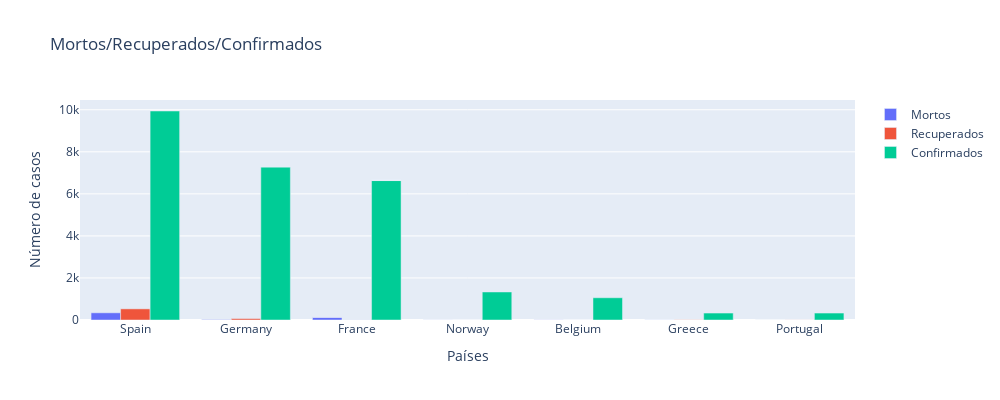

This figure's notebook cell:
### Code cell
europa = [ 'France', 'Germany', 'Spain', 'Belgium', 'Norway','Greece',  'Portugal']
temp=full_table.loc[full_table.Date == full_table.Date.max()]
temp=temp.reset_index()
temp=temp.loc[temp['Country/Region'].isin(europa)]

layout = go.Layout(height=400,width=1000)

fig = go.Figure(data=[
    go.Bar(name='Mortos', x=temp['Country/Region'], y=temp['Deaths']),
    go.Bar(name='Recuperados', x=temp['Country/Region'], y=temp['Recovered']),
    go.Bar(name='Confirmados', x=temp['Country/Region'], y=temp['Confirmed']),
],layout=layout)

fig.update_layout(
    title="Mortos/Recuperados/Confirmados",
    xaxis_title="Países",
    yaxis_title="Número de casos",
)

fig.show()

### Figure 1 — Plotly figure (JSON) as saved in the notebook; plotly's stock layout.template omitted (floating-point values rounded to 4 significant figures)
{"data": [{"name": "Mortos", "type": "bar", "x": ["Spain", "Germany", "France", "Norway", "Belgium", "Greece", "Portugal", "France", "France", "France", "France"], "y": [342, 17, 148, 3, 5, 4, 0, 0, 0, 0, 0]}, {"name": "Recuperados", "type": "bar", "x": ["Spain", "Germany", "France", "Norway", "Belgium", "Greece", "Portugal", "France", "France", "France", "France"], "y": [530, 67, 12, 1, 1, 8, 3, 0, 0, 0, 0]}, {"name": "Confirmados", "type": "bar", "x": ["Spain", "Germany", "France", "Norway", "Belgium", "Greece", "Portugal", "France", "France", "France", "France"], "y": [9942, 7272, 6633, 1333, 1058, 331, 331, 5, 3, 3, 1]}], "layout": {"height": 400, "title": {"text": "Mortos/Recuperados/Confirmados"}, "width": 1000, "xaxis": {"autorange": true, "range": [-0.5, 6.5], "title": {"text": "Países"}, "type": "category"}, "yaxis": {"autorange": true, "range": [0, 10470.0], "title": {"text": "Número de casos"}, "type": "linear"}}}
